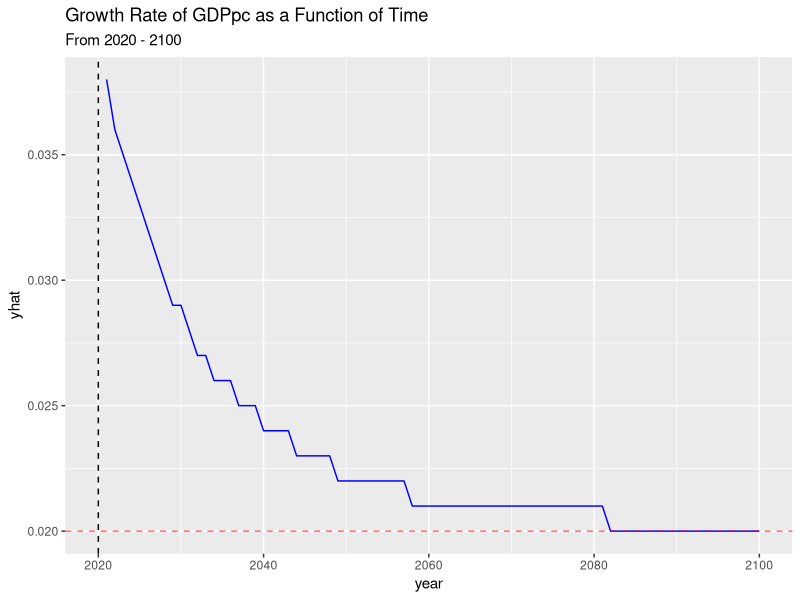
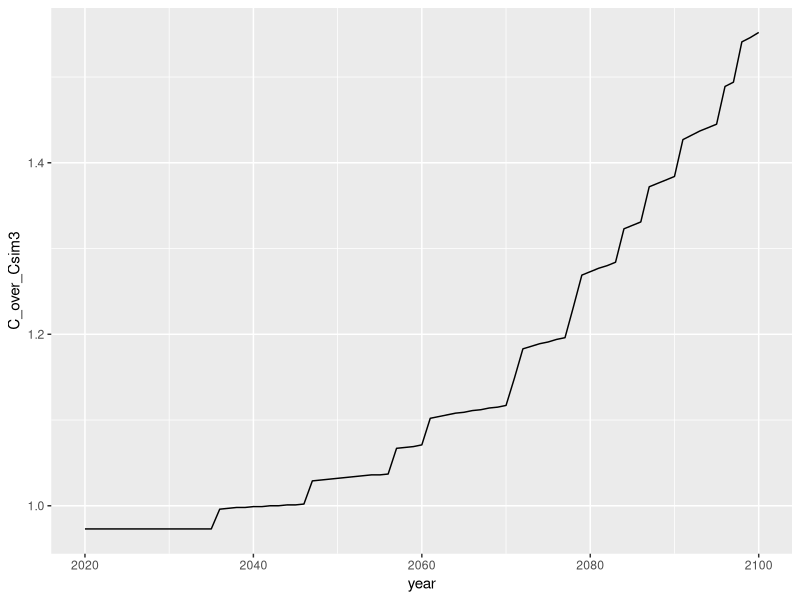
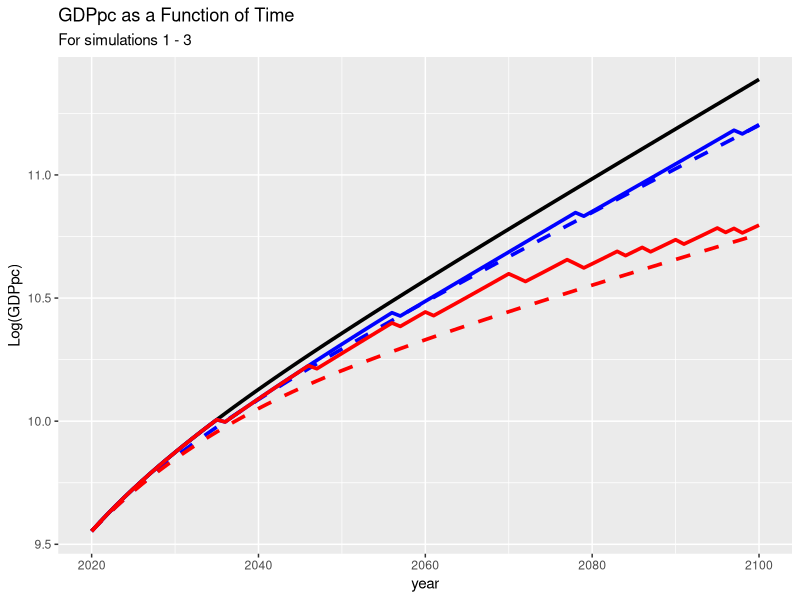
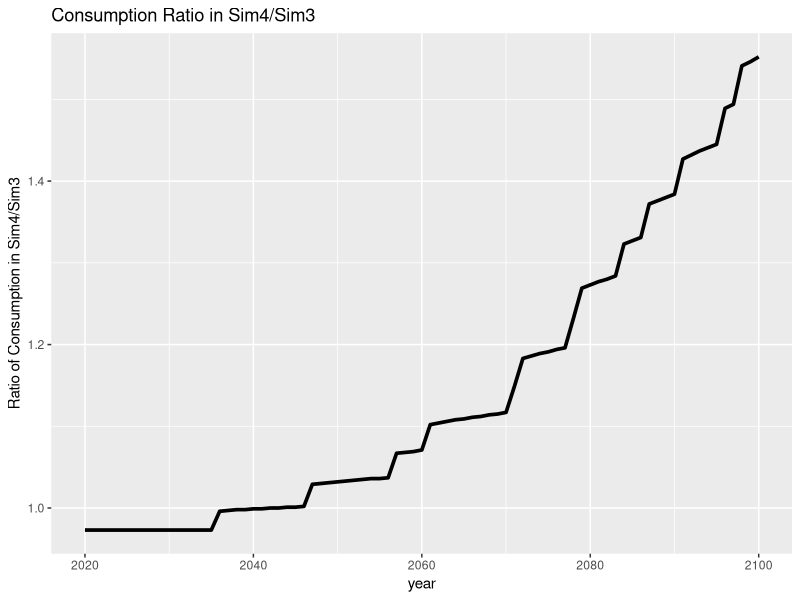

Generate these figures, in order, with R:
## ---- chunk 1
knitr::opts_chunk$set(echo = TRUE)
## ---- chunk 2
library(tidyverse)
## ---- chunk 3
# Parameters
s = .25
delta = .04
alpha = .33
n = .03
g = .02

# y_sim1 in 2017 USD (PPP), K_sim1 in mill 2017 USD (PPP), A_sim1 in index
L_0 = 45.0
K_0 = 1075795.25
A_0 = 10862.74
## ---- chunk 4
sim1 <- data.frame(year = 2020:2100,
                   L = L_0,
                   K_sim1 = K_0,
                   A_sim1 = A_0,
                   yhat_sim1 = NA,
                   Y_sim1 = K_0^alpha*(A_0*L_0)^(1-alpha),
                   y_sim1 = K_0^alpha*(A_0*L_0)^(1-alpha)/L_0)

# Start calculating values
sim1 <- sim1 %>%
  mutate(L = L_0*exp(n*(year-2020)))

for (i in 2:nrow(sim1)) {
  sim1$A_sim1[i] <- sim1$A_sim1[i-1]*exp(g)
  sim1$K_sim1[i] <- (1-delta)*sim1$K_sim1[i-1] + s*sim1$Y_sim1[i-1]
  sim1$Y_sim1[i] <- sim1$K_sim1[i]^alpha*(sim1$L[i]*sim1$A_sim1[i])^(1-alpha)
  sim1$y_sim1[i] <- sim1$Y_sim1[i]/sim1$L[i]
  sim1$yhat_sim1[i] <- (sim1$y_sim1[i]-sim1$y_sim1[i-1])/sim1$y_sim1[i-1]
}
sim1 <- sim1%>%
  mutate_if(is.numeric, round, digits= 3)
# Renaming
sim1 <- rename(sim1, K = K_sim1, A= A_sim1, yhat = yhat_sim1, Y= Y_sim1, y= y_sim1)


 
  
  
## ---- chunk 5
ggplot(data = sim1, aes(x = year, y = yhat)) + 
  geom_line(color = 'blue') + 
  geom_hline(yintercept = 0.02,color= "red", alpha= 0.6, linetype= "dashed")+
  geom_vline(xintercept = 2020, color= 'black', linetype= "dashed")+
  labs(title = "Growth Rate of GDPpc as a Function of Time", subtitle = "From 2020 - 2100")
## ---- chunk 6

which(sim1["yhat"]==0.02) #The period(index) number
sim1[63,1] 
## ---- chunk 7
set.seed(420)
pi <- 0.05
theta <- 0.05
year <- c(2020:2100)

W_sim2 <- as.integer(lapply(runif(length(year)), function(x) ifelse(x<pi, 1, 0)))

### Expected [E] ###

sim2_E <- data.frame(year = 2020:2100,
                   W = W_sim2,
                   L = L_0,
                   K_sim2 = K_0,
                   A_sim2 = A_0,
                   yhat_sim2 = NA, 
                   pi = pi)

sim2_E <- sim2_E %>%
  mutate(L = L_0*exp(n*(year-2020)))

sim2_E <- sim2_E %>%
  mutate(Y_sim2 = K_0^alpha*(A_sim2*L_0)^(1-alpha),
                   y_sim2 = K_0^alpha*(A_sim2*L_0)^(1-alpha)/L_0)

for (i in 2:nrow(sim2_E)) {
  sim2_E$A_sim2[i] <- sim2_E$A_sim2[i-1]*exp(g)*(1-sim2_E$pi[i]*theta)
  sim2_E$K_sim2[i] <- (1-delta)*sim2_E$K_sim2[i-1] + s*sim2_E$Y_sim2[i-1]
  sim2_E$Y_sim2[i] <- sim2_E$K_sim2[i]^alpha*(sim2_E$L[i]*sim2_E$A_sim2[i])^(1-alpha)
  sim2_E$y_sim2[i] <- sim2_E$Y_sim2[i]/sim2_E$L[i]
  sim2_E$yhat_sim2[i] <- (sim2_E$y_sim2[i]-sim2_E$y_sim2[i-1])/sim2_E$y_sim2[i-1]
}
sim2_E <- rename(sim2_E, K = K_sim2, A= A_sim2, yhat = yhat_sim2, Y= Y_sim2, y= y_sim2)

sim2_E <- sim2_E%>%
  mutate_if(is.numeric, round, digits= 3)

### Random realisation [RR] ###

sim2_RR <- data.frame(year = 2020:2100,
                   W = W_sim2,
                   L = L_0,
                   K_sim2 = K_0,
                   A_sim2 = A_0,
                   yhat_sim2 = NA)

sim2_RR <- sim2_RR %>%
  mutate(L = L_0*exp(n*(year-2020)))

sim2_RR <- sim2_RR %>%
  mutate( Y_sim2 = K_0^alpha*(A_sim2*L_0)^(1-alpha),
                   y_sim2 = K_0^alpha*(A_sim2*L_0)^(1-alpha)/L_0)

for (i in 2:nrow(sim2_RR)) {
  sim2_RR$A_sim2[i] <- sim2_RR$A_sim2[i-1]*exp(g)*(1-(sim2_RR$W[i]*theta))
  sim2_RR$K_sim2[i] <- (1-delta)*sim2_RR$K_sim2[i-1] + s*sim2_RR$Y_sim2[i-1]
  sim2_RR$Y_sim2[i] <- sim2_RR$K_sim2[i]^alpha*(sim2_RR$L[i]*sim2_RR$A_sim2[i])^(1-alpha)
  sim2_RR$y_sim2[i] <- sim2_RR$Y_sim2[i]/sim2_RR$L[i]
  sim2_RR$yhat_sim2[i] <- (sim2_RR$y_sim2[i]-sim2_RR$y_sim2[i-1])/sim2_RR$y_sim2[i-1]
}

sim2_RR <-rename(sim2_RR, K = K_sim2, A= A_sim2, yhat = yhat_sim2, Y= Y_sim2, y= y_sim2)
sim2_RR <- sim2_RR%>%
  mutate_if(is.numeric, round, digits= 3)
#ggplot(data = sim2_RR, aes(x = year, y = yhat_sim2)) +
  #geom_line()
## ---- chunk 8
### Expected [E] ###

pi_sim3 <- rep(0, 81)
pi_sim3[2:32] <- seq( 0.050,0.20, by=0.005)
pi_sim3[33:81] <- 0.20

sim3_E <- data.frame(year = 2020:2100,
                   L = L_0,
                   K = K_0,
                   A = A_0,
                   yhat = NA, 
                   pi = pi_sim3)

sim3_E <- sim3_E %>%
  mutate(L = L_0*exp(n*(year-2020)))

sim3_E <- sim3_E %>%
  mutate(Y = K_0^alpha*(A*L_0)^(1-alpha),
                   y = K_0^alpha*(A*L_0)^(1-alpha)/L_0)

for (i in 2:nrow(sim3_E)) {
  sim3_E$A[i] <- sim3_E$A[i-1]*exp(g)*(1-sim3_E$pi[i]*theta)
  sim3_E$K[i] <- (1-delta)*sim3_E$K[i-1] + s*sim3_E$Y[i-1]
  sim3_E$Y[i] <- sim3_E$K[i]^alpha*(sim3_E$L[i]*sim3_E$A[i])^(1-alpha)
  sim3_E$y[i] <- sim3_E$Y[i]/sim3_E$L[i]
  sim3_E$yhat[i] <- (sim3_E$y[i]-sim3_E$y[i-1])/sim3_E$y[i-1]
}

sim3_E <- sim3_E%>%
  mutate_if(is.numeric, round, digits= 3)


### Random realisation [RR] ###

set.seed(420)
W_sim3 <- as.integer(runif(length(2020:2100)) < pi_sim3)

sim3_RR <- data.frame(year = 2020:2100,
                   W = W_sim3,
                   L = L_0,
                   K = K_0,
                   A = A_0,
                   yhat = NA)

sim3_RR <- sim3_RR %>%
  mutate(L = L_0*exp(n*(year-2020)))

sim3_RR <- sim3_RR %>%
  mutate( Y = K_0^alpha*(A*L_0)^(1-alpha),
                   y = K_0^alpha*(A*L_0)^(1-alpha)/L_0)


for (i in 2:nrow(sim3_RR)) {
  sim3_RR$A[i] <- sim3_RR$A[i-1]*exp(g)*(1-sim3_RR$W[i]*theta)
  sim3_RR$K[i] <- (1-delta)*sim3_RR$K[i-1] + s*sim3_RR$Y[i-1]
  sim3_RR$Y[i] <- sim3_RR$K[i]^alpha*(sim3_RR$L[i]*sim3_RR$A[i])^(1-alpha)
  sim3_RR$y[i] <- sim3_RR$Y[i]/sim3_RR$L[i]
  sim3_RR$yhat[i] <- (sim3_RR$y[i]-sim3_RR$y[i-1])/sim3_RR$y[i-1]
}
sim3_RR <- sim3_RR%>%
  mutate_if(is.numeric, round, digits= 3)
## ---- chunk 9
s_b <- .02
theta_l <- .01
theta_u <- .05
B_0 <- 0


sim4 <- data.frame(year = 2020:2100,
                   W = W_sim3,
                   L = L_0,
                   K = K_0,
                   A = A_0,
                   yhat = NA, 
                   B = B_0, 
                   Y_sim3 = sim3_RR$Y, 
                   D = NA)

sim4 <- sim4 %>%
  mutate(L = L_0*exp(n*(year-2020)))

sim4 <- sim4 %>%
  mutate( Y = K_0^alpha*(A*L_0)^(1-alpha),
          y =Y/L_0, 
          C = (1-s-s_b)*Y, 
          C_sim3 = (1-s)*Y_sim3, 
          C_over_Csim3 = C/C_sim3)


for (i in 2:nrow(sim4)) {
  sim4$B[i] <- sim4$B[i-1] + s_b*sim4$Y[i-1] - delta * sim4$B[i-1]
  sim4$D[i] <- theta_l + (theta_u - theta_l)*exp(-.1*sim4$B[i]/sim4$A[i-1])
  sim4$A[i] <- sim4$A[i-1]*exp(g)*(1-sim4$W[i]*sim4$D[i])
  sim4$K[i] <- (1-delta)*sim4$K[i-1] + s*sim4$Y[i-1]
  sim4$Y[i] <- sim4$K[i]^alpha*(sim4$L[i]*sim4$A[i])^(1-alpha)
  sim4$C[i] <- (1 - s - s_b)*sim4$Y[i]
  sim4$y[i] <- sim4$Y[i]/sim4$L[i]
  sim4$yhat[i] <- (sim4$y[i]-sim4$y[i-1])/sim4$y[i-1]
  sim4$C_over_Csim3[i] <- sim4$C[i]/sim4$C_sim3[i] 
}
sim4 <- sim4%>%
  mutate_if(is.numeric, round, digits= 3)

ggplot(data = sim4) +
  geom_line(aes(x = year, y = C_over_Csim3))
## ---- chunk 10

ggplot() +
  geom_line(data=sim1, aes(x = year, y = log(y)), size = 1.25) +
  geom_line(linetype = 'dashed', data=sim2_E, aes(x = year, y = log(y)), color = 'blue', size = 1.25) +
  geom_line(data=sim2_RR, aes(x = year, y = log(y)), color = 'blue', size = 1.25) + 
  geom_line(linetype = 'dashed', data=sim3_E, aes(x = year, y = log(y)), color = 'red', size = 1.25) + 
  geom_line(data=sim3_RR, aes(x = year, y = log(y)), color = 'red', size = 1.25) +
  labs(y = "Log(GDPpc)", title = "GDPpc as a Function of Time", subtitle = "For simulations 1 - 3")
  
  

## ---- chunk 11

ggplot() +
  geom_line(data=sim4, aes(x = year, y = C_over_Csim3), size = 1.25) +
  labs(y = "Ratio of Consumption in Sim4/Sim3", title = "Consumption Ratio in Sim4/Sim3")

## ---- chunk 12
library(writexl)

write_xlsx(list(Simulation1= sim1, Simulation2E= sim2_E, Simulation2RR= sim2_RR, Simulation3E= sim3_E, Simulation3RR= sim3_RR, simulation4 = sim4), col_names = TRUE, "EGI_Assignment1_NuurVdVelGrotz.xlsx")
